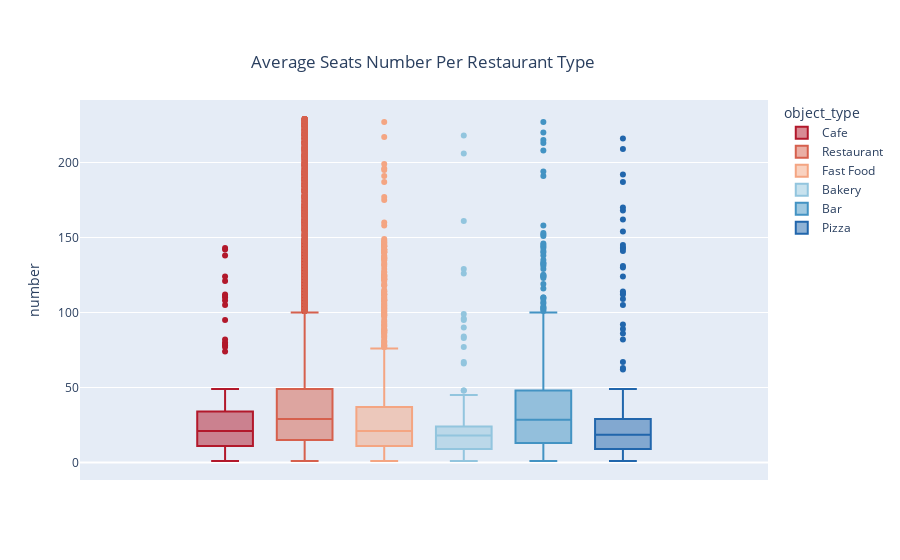

The notebook cell saved with this chart:
### Markdown cell above
In this part we will study what is the average number of seats for each type of restaurant.

### Code cell
print('-------------------------------------------------------------------------------------')
print('')
print("The general average number of seats is : {:.0f} seats.".format(rest_data['number'].mean()))
print("The general median number of seats is : {:.0f} seats.".format(rest_data['number'].median()))
print('')
# Printing averages
print('-------------------------------------------------------------------------------------')
print('')
print("The average number of seats for cafes is : {:.0f} seats.".format(rest_data[rest_data['object_type'] == 'Cafe']['number'].mean()))
print("The median number of seats for cafes is : {:.0f} seats.".format(rest_data[rest_data['object_type'] == 'Cafe']['number'].median()))
print('')
print("The average number of seats for restaurants is : {:.0f} seats.".format(rest_data[rest_data['object_type'] == 'Restaurant']['number'].mean()))
print("The median number of seats for restaurants is : {:.0f} seats.".format(rest_data[rest_data['object_type'] == 'Restaurant']['number'].median()))
print('')
print("The average number of seats for fast food is : {:.0f} seats.".format(rest_data[rest_data['object_type'] == 'Fast Food']['number'].mean()))
print("The median number of seats for fast food is : {:.0f} seats.".format(rest_data[rest_data['object_type'] == 'Fast Food']['number'].median()))
print('')
print("The average number of seats for bakeries is : {:.0f} seats.".format(rest_data[rest_data['object_type'] == 'Bakery']['number'].mean()))
print("The median number of seats for bakeries is : {:.0f} seats.".format(rest_data[rest_data['object_type'] == 'Bakery']['number'].median()))
print('')
print("The average number of seats for bars is : {:.0f} seats.".format(rest_data[rest_data['object_type'] == 'Bar']['number'].mean()))
print("The median number of seats for bars is : {:.0f} seats.".format(rest_data[rest_data['object_type'] == 'Bar']['number'].median()))
print('')
print("The average number of seats for pizza ventures is : {:.0f} seats.".format(rest_data[rest_data['object_type'] == 'Pizza']['number'].mean()))
print("The median number of seats for pizza ventures is : {:.0f} seats.".format(rest_data[rest_data['object_type'] == 'Pizza']['number'].median()))
print('')
print('-------------------------------------------------------------------------------------')

# Plotting
fig = px.box(rest_data,
             color = 'object_type',
             y = "number",
            color_discrete_sequence = ['rgb(178,24,43)', 'rgb(214,96,77)', 'rgb(244,165,130)','rgb(146,197,222)',
                                       'rgb(67,147,195)', 'rgb(33,102,172)', 'rgb(5,48,97)'],
            title = {'text': "Average Seats Number Per Restaurant Type",
                          'y':0.9,
                          'x':0.47,
                          'xanchor': 'center',
                          'yanchor': 'top'},
 )

fig.show()

### Figure 1 — Plotly figure (JSON) as saved in the notebook; plotly's stock layout.template omitted (floating-point values rounded to 4 significant figures; data arrays with more than 128 entries replaced by an {"elided": "..."} marker saying what was removed)
{"data": [{"alignmentgroup": "True", "hoverlabel": {"namelength": 0}, "hovertemplate": "object_type=Cafe<br>number=%{y}", "legendgroup": "Cafe", "marker": {"color": "rgb(178,24,43)"}, "name": "Cafe", "notched": false, "offsetgroup": "Cafe", "orientation": "v", "showlegend": true, "type": "box", "x0": " ", "xaxis": "x", "y": {"elided": "435 int values"}, "y0": " ", "yaxis": "y"}, {"alignmentgroup": "True", "hoverlabel": {"namelength": 0}, "hovertemplate": "object_type=Restaurant<br>number=%{y}", "legendgroup": "Restaurant", "marker": {"color": "rgb(214,96,77)"}, "name": "Restaurant", "notched": false, "offsetgroup": "Restaurant", "orientation": "v", "showlegend": true, "type": "box", "x0": " ", "xaxis": "x", "y": {"elided": "7255 int values"}, "y0": " ", "yaxis": "y"}, {"alignmentgroup": "True", "hoverlabel": {"namelength": 0}, "hovertemplate": "object_type=Fast Food<br>number=%{y}", "legendgroup": "Fast Food", "marker": {"color": "rgb(244,165,130)"}, "name": "Fast Food", "notched": false, "offsetgroup": "Fast Food", "orientation": "v", "showlegend": true, "type": "box", "x0": " ", "xaxis": "x", "y": {"elided": "1066 int values"}, "y0": " ", "yaxis": "y"}, {"alignmentgroup": "True", "hoverlabel": {"namelength": 0}, "hovertemplate": "object_type=Bakery<br>number=%{y}", "legendgroup": "Bakery", "marker": {"color": "rgb(146,197,222)"}, "name": "Bakery", "notched": false, "offsetgroup": "Bakery", "orientation": "v", "showlegend": true, "type": "box", "x0": " ", "xaxis": "x", "y": {"elided": "283 int values"}, "y0": " ", "yaxis": "y"}, {"alignmentgroup": "True", "hoverlabel": {"namelength": 0}, "hovertemplate": "object_type=Bar<br>number=%{y}", "legendgroup": "Bar", "marker": {"color": "rgb(67,147,195)"}, "name": "Bar", "notched": false, "offsetgroup": "Bar", "orientation": "v", "showlegend": true, "type": "box", "x0": " ", "xaxis": "x", "y": {"elided": "292 int values"}, "y0": " ", "yaxis": "y"}, {"alignmentgroup": "True", "hoverlabel": {"namelength": 0}, "hovertemplate": "object_type=Pizza<br>number=%{y}", "legendgroup": "Pizza", "marker": {"color": "rgb(33,102,172)"}, "name": "Pizza", "notched": false, "offsetgroup": "Pizza", "orientation": "v", "showlegend": true, "type": "box", "x0": " ", "xaxis": "x", "y": {"elided": "320 int values"}, "y0": " ", "yaxis": "y"}], "layout": {"boxmode": "group", "legend": {"title": {"text": "object_type"}, "tracegroupgap": 0}, "title": {"text": "Average Seats Number Per Restaurant Type", "x": 0.47, "xanchor": "center", "y": 0.9, "yanchor": "top"}, "xaxis": {"anchor": "y", "domain": [0, 1]}, "yaxis": {"anchor": "x", "domain": [0, 1], "title": {"text": "number"}}}}
